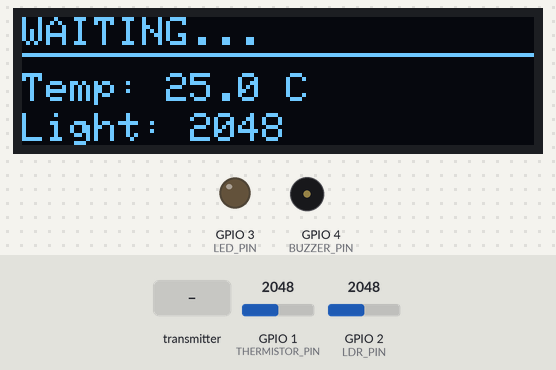
The program below on a simulated ESP32-C3. Shown: 128×32 one-colour display, output pins drawn as LEDs (lit = HIGH), buzzer (waves = sounding). Inputs (shaded band) come from the test bench; at power-on: GPIO 1 (THERMISTOR_PIN) = 2048, GPIO 2 (LDR_PIN) = 2048. What the program prints to the serial monitor is not drawn.

Above: at 1.2 s.
1.3 s: GPIO 1 (THERMISTOR_PIN) set to 2634
At 2.3 s:
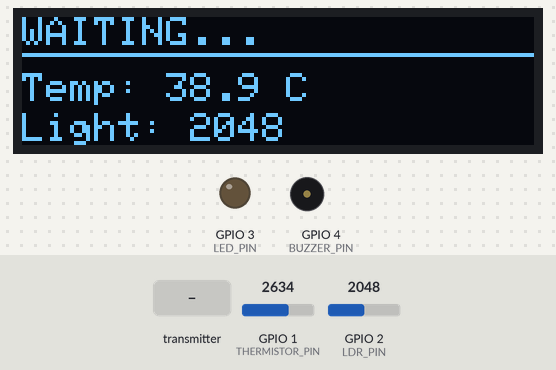
3.2 s: GPIO 1 (THERMISTOR_PIN) set to 2711
At 4.5 s:
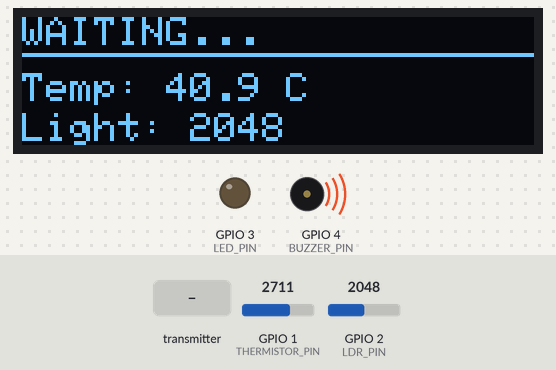
6.4 s: the transmitter starts sending uid = 7F09D231
At 9.0 s:
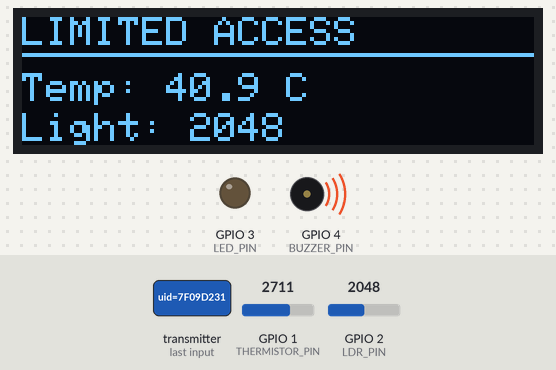
9.6 s: GPIO 2 (LDR_PIN) set to 1040
12.8 s: GPIO 2 (LDR_PIN) set to 931
At 18.86 s:
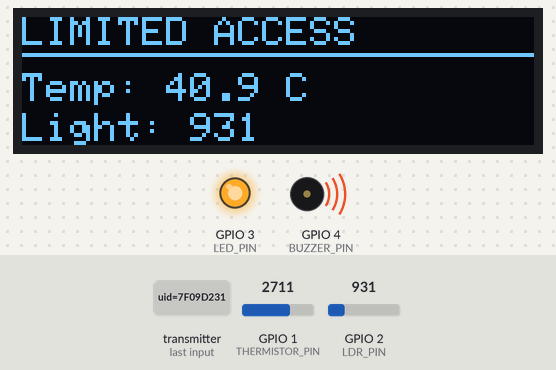
Timing chart, 0 to 19.1 s (numbered marks = the images above; inputs shaded):
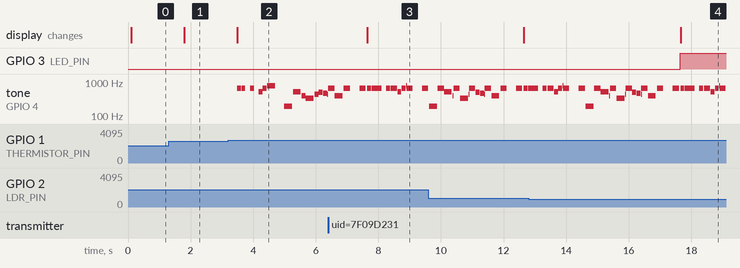

Measured:
- the behaviour switches between 2676 and 2677 on GPIO 1 (THERMISTOR_PIN) (found by bisection; images 1 and 2)
- the behaviour switches between 1000 and 999 on GPIO 2 (LDR_PIN) (found by bisection; images 3 and 4)
- after the input at 1.3 s, the display: changes after 0.50 s (image 1)
- after the input at 3.2 s, tone on GPIO 4 (BUZZER_PIN): plays 659 Hz for 0.13 s, 659 Hz for 0.13 s, 659 Hz for 0.13 s, 523 Hz for 0.13 s, 659 Hz for 0.13 s, 784 Hz for 0.25 s … (14 notes in this stretch), starting after 0.29 s; the display: first differs from a run without the input after 0.29 s (image 2)
- after the input at 12.8 s, GPIO 3 (LED_PIN): LOW → HIGH after 4.8 s; the display: first differs from a run without the input after 4.9 s (image 4)

The program:

main.cpp
```cpp
#include <Wire.h>
#include <Adafruit_GFX.h>
#include <Adafruit_SSD1306.h>
#include <math.h>
#include <esp_now.h>
#include <WiFi.h>

// --- SENSOR CONFIGURATION ---
#define THERMISTOR_PIN 1
#define LDR_PIN 2
#define LED_PIN 3
#define SERIES_RESISTOR 10000.0
#define NOMINAL_RESISTANCE 10000.0
#define NOMINAL_TEMPERATURE 25.0
#define BETA_COEFFICIENT 3950.0
#define MAX_ADC_VALUE 4095.0
#define SUPPLY_VOLTAGE 3.3

// --- BUZZER CONFIGURATION ---
#define BUZZER_PIN 4
#define BUZZER_FREQ 5000
#define BUZZER_RES 8

// --- NOTE DURATIONS ---
#define QUARTER_NOTE 250
#define EIGHTH_NOTE 125
#define SIXTEENTH_NOTE 62

// --- I2C PINS ---
#define I2C_SDA_PIN 6
#define I2C_SCL_PIN 5
#define SCREEN_WIDTH 128
#define SCREEN_HEIGHT 32
#define SCREEN_ADDRESS 0x3C

// --- MARIO THEME NOTES ---
#define NOTE_G3 196
#define NOTE_E4 330
#define NOTE_G4 392
#define NOTE_A4 440
#define NOTE_B4 494
#define NOTE_A4S 466
#define NOTE_C5 523
#define NOTE_D5 587
#define NOTE_E5 659
#define NOTE_F5 698
#define NOTE_G5 784
#define NOTE_A5 880
#define NOTE_REST 0

typedef struct struct_message {
    char uid[32]; // Adjust size based on your expected UID length
} struct_message;

struct_message incomingData;

String lastUID = "";
unsigned long messageTimestamp = 0;
const unsigned long MESSAGE_DURATION = 5000; // 5 seconds

String defaultMessage = "SYSTEM STATUS";
String displayMessage = "WAITING...";


Adafruit_SSD1306 display(SCREEN_WIDTH, SCREEN_HEIGHT, &Wire, -1);


// --- UPDATED BUZZER LOGIC (ARDUINO CORE 3.0+) ---
void playTone(int freq, int duration) {
    if (freq == NOTE_REST) {
        ledcWrite(BUZZER_PIN, 0);
    } else {
        ledcWriteTone(BUZZER_PIN, freq);
    }
    delay(duration);
    ledcWrite(BUZZER_PIN, 0); // Stop sound
}

void noTone() {
    ledcWrite(BUZZER_PIN, 0);
}

void playMarioTheme() {
    int melody[] = {
        NOTE_E5, NOTE_E5, NOTE_REST, NOTE_E5, NOTE_REST, NOTE_C5, NOTE_E5, NOTE_G5, NOTE_REST, NOTE_G3,
        NOTE_C5, NOTE_G4, NOTE_E4, NOTE_A4, NOTE_B4, NOTE_A4S, NOTE_A4, NOTE_G4
    };
    int durations[] = {
        EIGHTH_NOTE, EIGHTH_NOTE, EIGHTH_NOTE, EIGHTH_NOTE, EIGHTH_NOTE, EIGHTH_NOTE, EIGHTH_NOTE, QUARTER_NOTE, QUARTER_NOTE, QUARTER_NOTE,
        QUARTER_NOTE, EIGHTH_NOTE, QUARTER_NOTE, EIGHTH_NOTE, EIGHTH_NOTE, EIGHTH_NOTE, EIGHTH_NOTE, QUARTER_NOTE
    };

    for (int i = 0; i < sizeof(melody)/sizeof(melody[0]); i++) {
        playTone(melody[i], durations[i]);
        delay(durations[i] * 0.1);
    }
    noTone();
}
float getThermistorTemp() {
    int adcValue = 0;
    for (int i = 0; i < 10; i++) {
        adcValue += analogRead(THERMISTOR_PIN);
        delay(5);
    }

    adcValue /= 10;

    if (adcValue < 10) return -999.0;
    double V_out = (adcValue / MAX_ADC_VALUE) * 3.3;
    double V_thermistor = SUPPLY_VOLTAGE - V_out;
    double resistance = SERIES_RESISTOR * (V_thermistor / V_out);
    double T_K = 1.0 / ( (1.0/(NOMINAL_TEMPERATURE + 273.15)) + (1.0/BETA_COEFFICIENT) * log(resistance / NOMINAL_RESISTANCE) );
    return T_K - 273.15;
}

// Callback function when data is received
void OnDataRecv(const uint8_t * mac, const uint8_t *incomingByte, int len) {
    memcpy(&incomingData, incomingByte, sizeof(incomingData));

    String uid = String(incomingData.uid);
    uid.toUpperCase();

    Serial.print("Received UID: ");
    Serial.println(uid);

    messageTimestamp = millis(); // ⏱ start timer

    if (uid == "0496DA753E6180") {
        displayMessage = "ACCESS GRANTED";
        digitalWrite(LED_PIN, HIGH);
        playTone(NOTE_G5, 200);
    }
    else if (uid == "7F09D231") {
        displayMessage = "LIMITED ACCESS";
        playTone(NOTE_E5, 200);
    }
    else {
        displayMessage = "ACCESS DENIED";
        playTone(NOTE_G3, 400);
    }
}

void setup() {
    Serial.begin(115200);

    // Setup WiFi for ESP-NOW
    WiFi.mode(WIFI_STA);
    Serial.print("My MAC Address: ");
    Serial.println(WiFi.macAddress());

    // Init ESP-NOW
    if (esp_now_init() != ESP_OK) {
        Serial.println("Error initializing ESP-NOW");
        return;
    }
    esp_now_register_recv_cb(esp_now_recv_cb_t(OnDataRecv));

    pinMode(LED_PIN, OUTPUT);
    ledcAttach(BUZZER_PIN, BUZZER_FREQ, BUZZER_RES);
    Wire.begin(I2C_SDA_PIN, I2C_SCL_PIN);

    if(!display.begin(SSD1306_SWITCHCAPVCC, SCREEN_ADDRESS)) {
        for(;;);
    }

    display.clearDisplay();
    display.setTextColor(SSD1306_WHITE);
    display.setCursor(20, 10);
    display.println("READY & WAITING...");
    display.display();
}

void loop() {
    float temp = getThermistorTemp();
    int light = analogRead(LDR_PIN);

    digitalWrite(LED_PIN, (light < 1000) ? HIGH : LOW);

    display.clearDisplay();

   // Revert message after 5 seconds
if (displayMessage != defaultMessage &&
    millis() - messageTimestamp > MESSAGE_DURATION) {
    displayMessage = defaultMessage;
    digitalWrite(LED_PIN, LOW);
}
display.clearDisplay();
display.setCursor(0, 0);
display.print(displayMessage);
display.drawFastHLine(0, 9, 128, SSD1306_WHITE);


    display.setCursor(0, 14);
    display.printf("Temp: %.1f C", temp);

    display.setCursor(0, 24);
    display.printf("Light: %d", light);
    display.display();

    if(temp > 40.0) playMarioTheme();

    delay(500);
}
```
